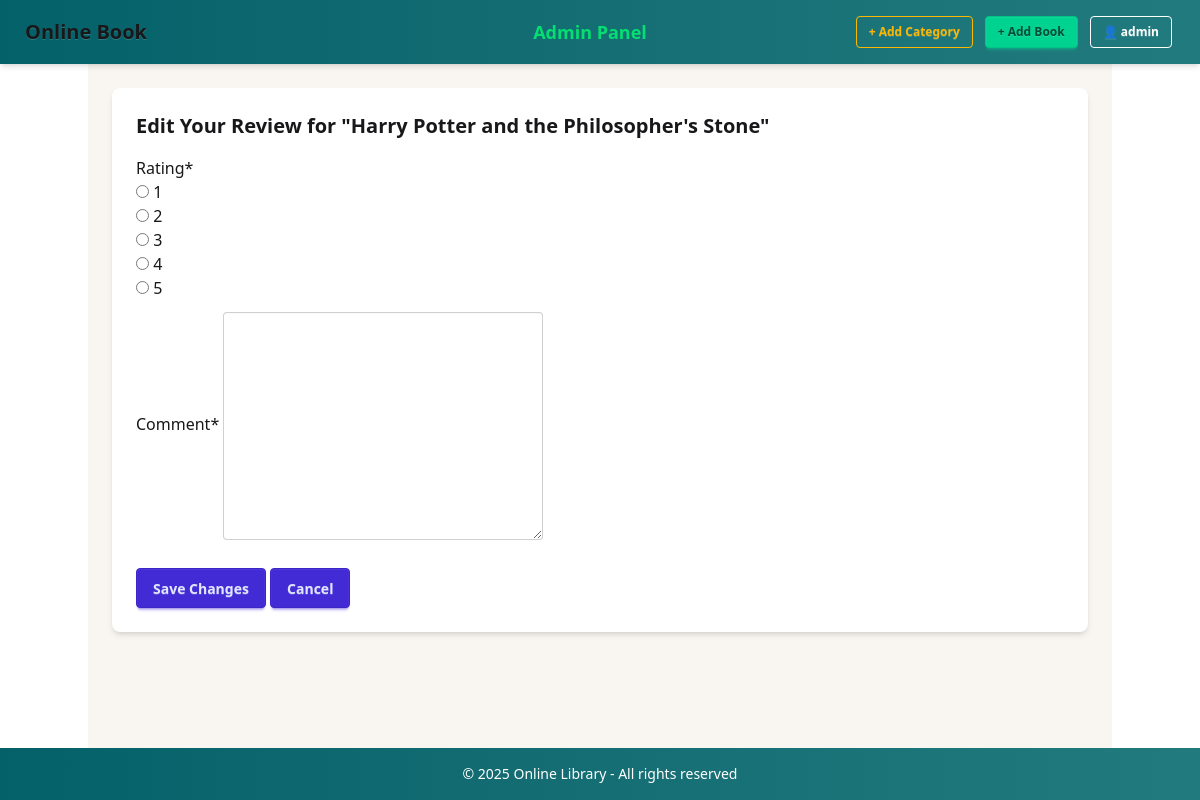
Before: /book/edit_review/5/ (signed in) with the older database file.
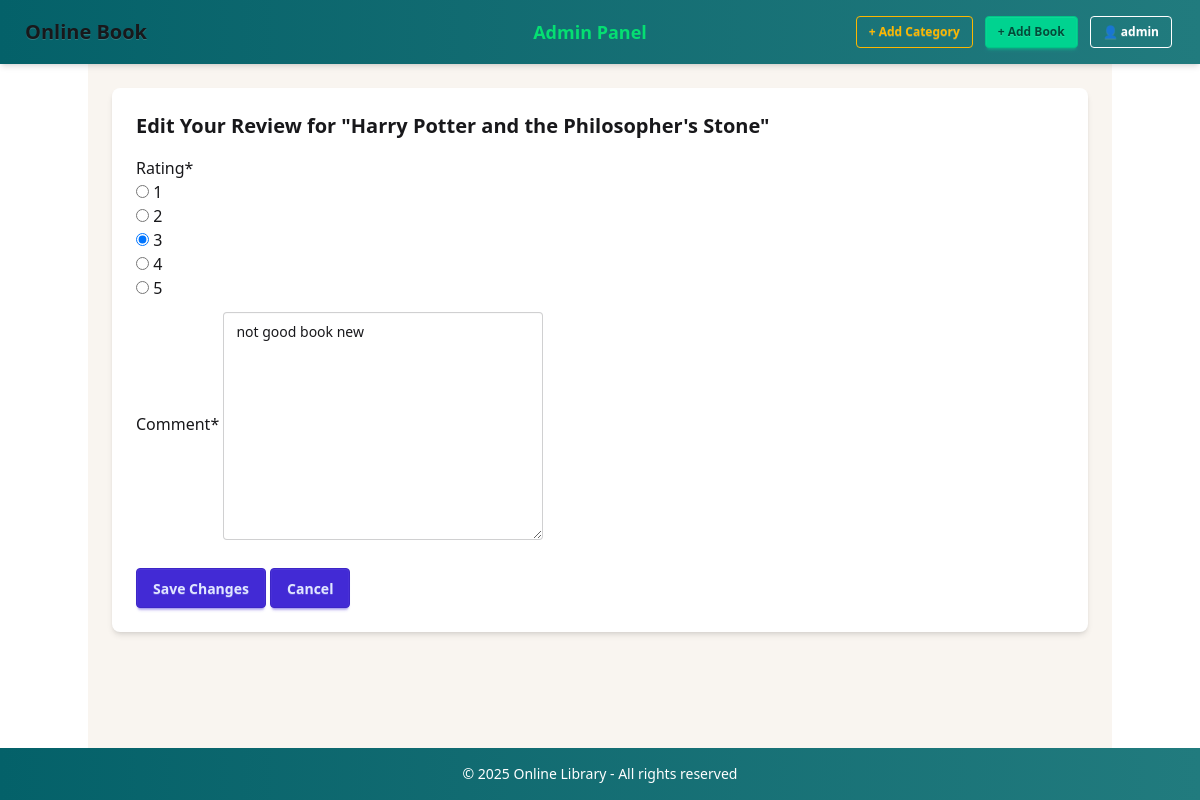
After: the same page with the newer database file.
### books_management/models.py (models this page shows, shortened)
class Review(models.Model):
    book = models.ForeignKey(Book, on_delete=models.CASCADE, related_name="reviews")
    user = models.ForeignKey(User, on_delete=models.CASCADE)
    rating = models.IntegerField(default=1)
    comment = models.TextField()
    created_at = models.DateTimeField(auto_now_add=True)
    updated_at = models.DateTimeField(null=True, blank=True)

### books_management/views.py (the view)
# urls.py: path("book/edit_review/<int:id>/", views.edit_review, name="edit_review"),
def edit_review(request, id):
    book = get_object_or_404(Book, id=id)
    review = Review.objects.filter(book=book, user=request.user).first()
    if request.method == "POST":
        form = ReviewForm(request.POST, instance=review)
        if form.is_valid():
            new_review = form.save(commit=False)
            new_review.user = request.user
            new_review.book = book
            new_review.save()
            return redirect("book_detail", id=book.id)
    else:
        form = ReviewForm(instance=review)
    return render(request, "books_management/edit_review.html", {"form": form, "book": book,})

### books_management/forms.py
class ReviewForm(forms.ModelForm):
    RATING_CHOICES = [(i, str(i)) for i in range(1, 6)]
    rating = forms.ChoiceField(
        choices=RATING_CHOICES,
        widget=forms.RadioSelect
    )
    class Meta:
        model = Review
        fields = ["rating", "comment"]

### templates/books_management/edit_review.html (shortened to what this page needs)
{% extends "books_management/base.html" %}
{% load crispy_forms_tags %}
{% block content %}
<div class="card bg-base-100 p-6 rounded-lg shadow-md">
    <h3 class="text-xl font-bold mb-4">Edit Your Review for "{{ book.title }}"</h3>
    <form method="POST">
        {{ form | crispy }}
        <button type="submit" class="btn btn-primary mt-4">Save Changes</button>
        <a href="{% url 'book_detail' book.id %}" class="btn btn-primary mt-4">Cancel</a>
    </form>
</div>
{% endblock %}

Changed rows visible on the page:
added Review: rating "☐ 1 ☐ 2 ☑ 3 ☐ 4 ☐ 5", comment "not good book new"
Other visible differences:
form field rating: "☐ 1 ☐ 2 ☐ 3 ☐ 4 ☐ 5" → (not shown)
